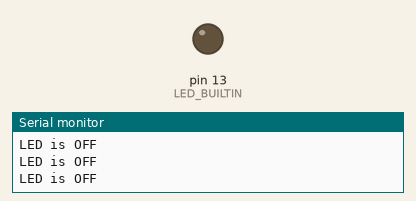
This sketch was run on a simulated Arduino Uno, built with avr-gcc and run on an emulated ATmega328P. Parts: output pins drawn as LEDs (lit = HIGH), the last lines printed to the serial monitor.

Above: at 8.4 s.
At 25.4 s:
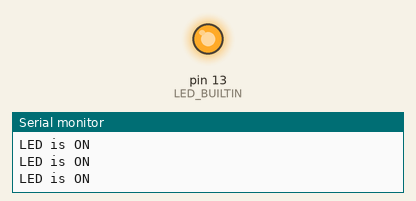
Timing chart, 0 to 44.1 s (numbered marks = the images above):
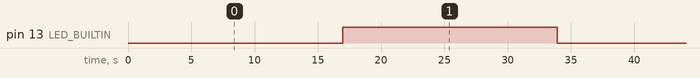

The sketch:

async_timer.ino
```cpp
#include "NRF52_MBED_TimerInterrupt.h"

#define TIMER_INTERVAL_MS 1000  // 1-second timer interval

NRF52_MBED_Timer ITimer(NRF_TIMER_1);  // Use hardware Timer 1
volatile bool ledState = false;

void toggleLED() {
  ledState = !ledState;
  digitalWrite(LED_BUILTIN, ledState);
}

void setup() {
  pinMode(LED_BUILTIN, OUTPUT);
  Serial.begin(115200);

  Serial.println("Asynchronous Timer Interrupt Example Started");

  // Initialize the hardware timer for a 1-second interrupt
  if (ITimer.attachInterruptInterval(TIMER_INTERVAL_MS * 1000, toggleLED)) {
    Serial.println("Timer started successfully");
  } else {
    Serial.println("Timer failed to start");
  }
}

void loop() {
  Serial.print("LED is ");
  Serial.println(ledState ? "ON" : "OFF");
  delay(1000);
}
```

Measured:
- by itself, pin 13 (LED_BUILTIN): alternates HIGH for 17.0 s and LOW for 17.0 s
